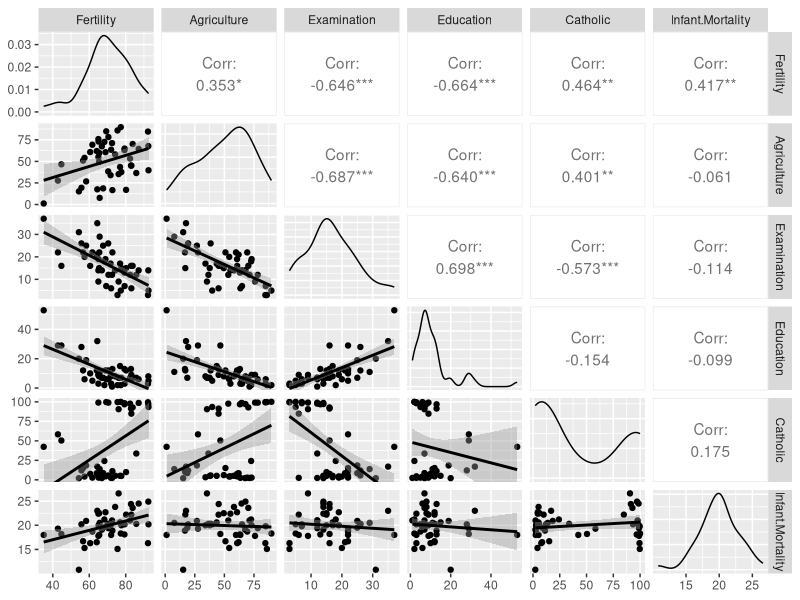

Generate this figure with R:

## Look at swiss dataset on fertility
head(swiss)

library(ggplot2)
library(GGally)

## doesn't work due to updates since code provided in course
## creates pairwise plot in ggplot2
ggpairs(swiss, lower=list(continuous="smooth"))

